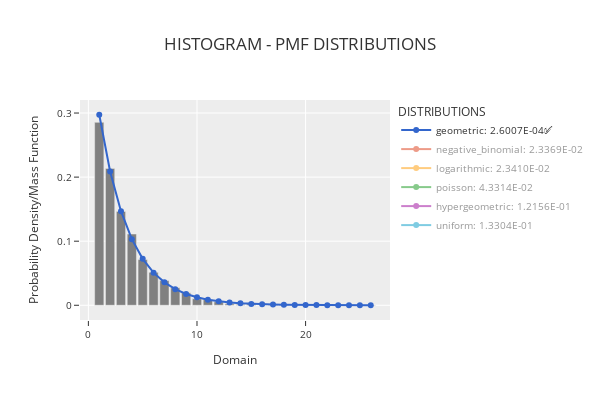

The notebook cell this image was saved under:
### Code cell
phitter.plot_histogram_distributions(50, 1, plot_bar_color="gray")
